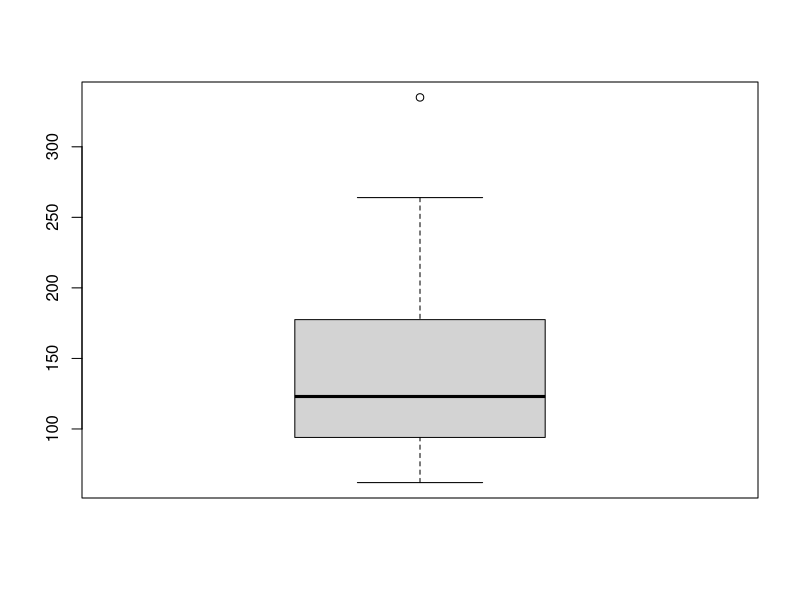
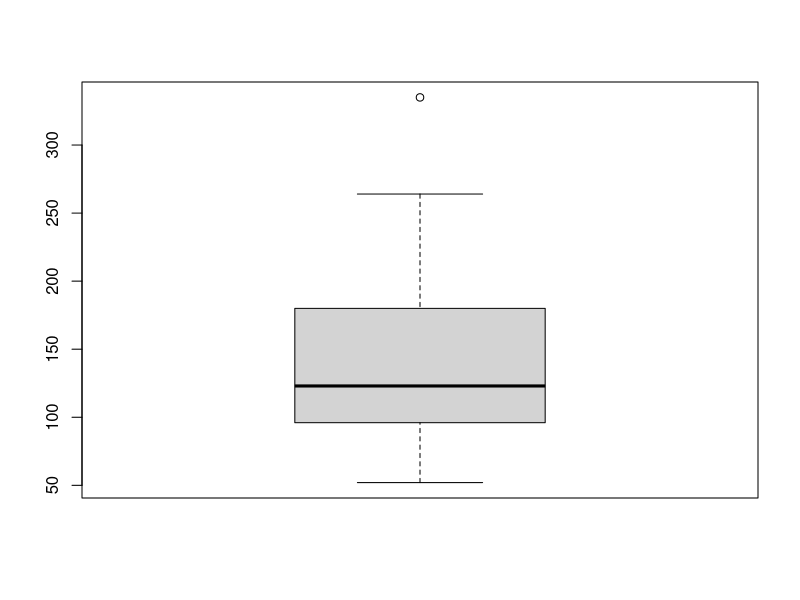
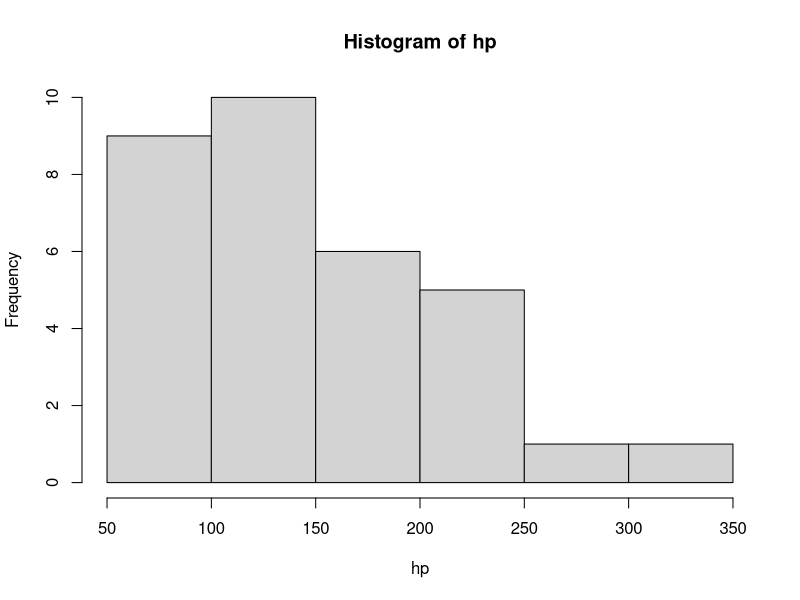
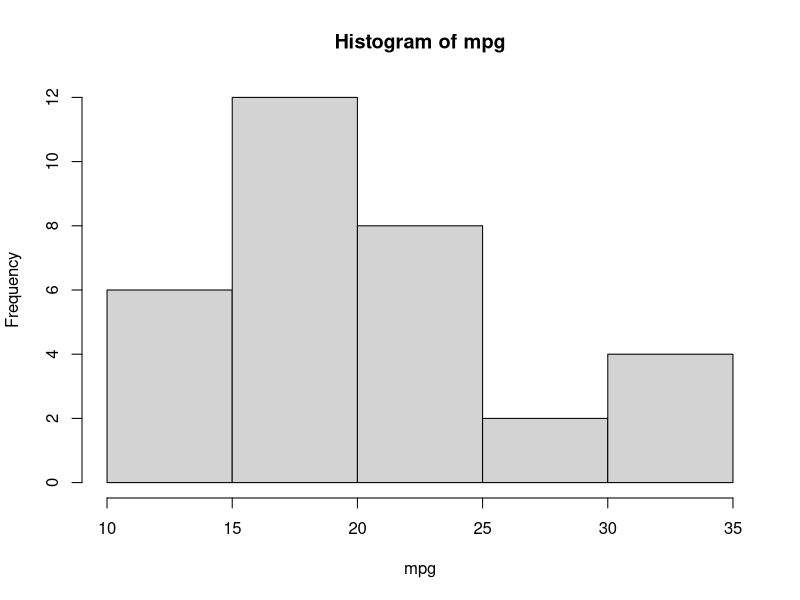
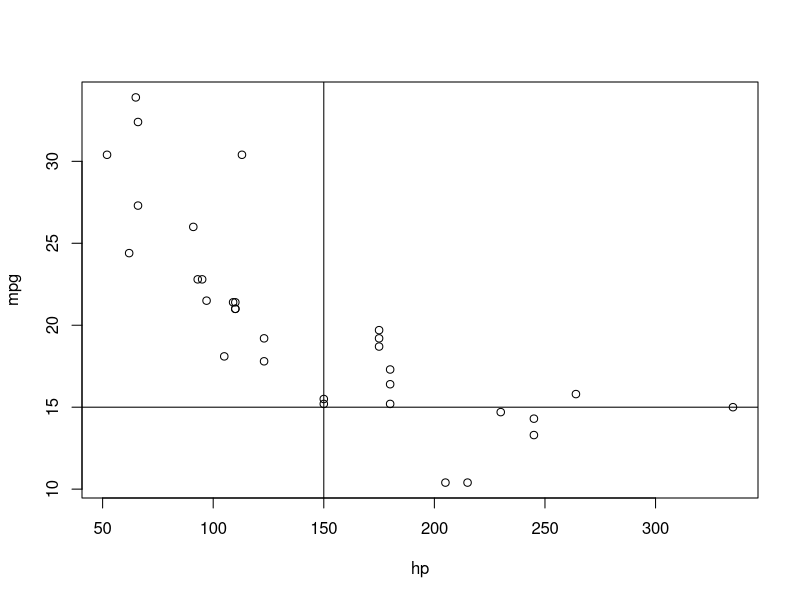

The R source for these figures, in order:
# ECO 266 R Test
# Covers Bootcamp, Chapters 1 & 2
# September 13th 2020

#Name: 


# class()
# lists: c(), rep(), seq(), length()
# math: sum(), cumsum(), sqrt(), round()
# stats: mean(), sd(), IQR(), median(), var(), quantile(), summary()
# plotting: plot(), hist(), boxplot(), barplot()



#==Basic Syntax======

# Question 1)
#A) Create a vector of the integers -3 to 10; assign it as my.integers
my.integers <- seq(-3,10)
my.integers <- c(-3,-2,-1,0,1,2,3,4,5,6,7,8,9,10)

#B) what is the class of this my.integers?
class(my.integers)

#C) transform my.integers into a character class; be sure to reassign it as my.integers
my.integers <- as.character(my.integers)


#D) double check the class to make sure it worked.
class(my.integers)

#E) re-transform my.integers into a numeric vector
my.integers <- as.integer(my.integers)
my.integers <- as.numeric(my.integers)

# what is the length, or number of elements, in my.integers?
length(my.integers)

# Question 2)
#A) Create another vector of numbers the same length as my.integers; assign it as my.numbers
my.numbers <- rnorm(14)
my.numbers <- c(1,2,3,4,5,6,7,8,9,10,11,12,13,14)

#B) Verify the length of my.numbers
length(my.numbers)

#C create a 2 column matrix using my.integers and my.numbers; assign it as my.matrix
my.matrix <- matrix(c(my.integers,my.numbers),ncol=2)

#D create a character vector of length 2 with the names of your two vectors of numbers; assign it as my.names
my.names <- c("my.integers","my.numbers")

#E) assign my.names as the column names of my.matrix
colnames(my.matrix) <- my.names

#F) what is the value in the 3rd row of the 1st column of my.matrix?
my.matrix[3,1]

#G) create a new vector that adds my.integers and my.numbers; assign it as my.sums
my.sums <- my.integers + my.numbers

#H) add my sums as a new column of my.matrix; be sure to assign it as my.matrix
my.matrix <- cbind(my.matrix,my.sums)


#===Arithmetic=== 

#Question 3) 
# A) What is the sum of my.integers?
sum(my.integers)
-3+-2+-1+0+1+2+3+4+5+6+7+8+9+10

# B) What is the cumulative sum of my.numbers
cumsum(my.numbers)

# C) what is the sum of my.sums divided by the sum of my.integers?
sum(my.sums)/sum(my.integers)


# D) what is the square route of 342?
sqrt(342)

# E) what is the square root of 456 rounded to 3 decimal places?
round(sqrt(456),digits = 3)


# F) what is 1576 divided by 321, rounded to 4 decimal places
round(1576/321,digits = 4)


# G) what is the natural logarithm of the product of 462 and 54, rounded to 2 decimal places 
round(log(462*54),digits = 2)

# H) The following arithmetic R syntax is incorrect and gives an error: 9*8+9(8+9)
#    correct the syntax so that it gives the correct answer of 225. Indicate what was missing as a comment
 9*8+9*(8+9) #missing a multiplication sign between the 9 and the (8+9)

#==== Sampling, Data, and Descriptive Statistics ======

#the following data represents the average miles per gallon and horse power of 32 1947 model cars
#Run these 2 lines of code to assign them as your data:

mpg <- mtcars$mpg
hp <- mtcars$hp

# Question 4
# A) calculate the mean mpg, assign it as mpg.mean; round to 2 decimal places
mpg.mean <- round(mean(mpg),2)

# A) take a sample of mpg with 20 observations, assign it as mpg.sample
mpg.sample <- sample(mpg, 20)

# B) calculate the average of mpg.sample and assign it as sample.mean; round to 2 decimal points
sample.mean <- round(mean(mpg.sample),2)


# C) calculate the standard deviation of mpg.sample and assign it as sample.sd; round to 2 decimal points
sample.sd <- round(sd(mpg.sample),2)

# D) assume that the observations in the mpg vector represent those of the entire population.
#    Calculate how many sample standard deviations away from the population mean is your sample mean?
#    HINT: the standard deviation value of an observation is equivalent to its Z-score, which is: 
#          (value 1 - value 2)/Standard deviation
(mpg.mean-sample.mean)/sample.sd


# Question 5)
# A) calculate the mean hp, assign it as hp.mean; round to 2 decimal places
hp.mean <- round(mean(hp),2)

# B) take a sample of mpg with 20 observations, assign it as mpg.sample
hp.sample <- sample(hp, 20)

# C) calculate the average of hp.sample and assign it as hp.sample.mean; round to 2 decimal points
hp.sample.mean <- round(mean(hp.sample),2)

# D) calculate the variance of hp.sample and assign it as sample.var
sample.var <- round(var(hp.sample),2)

# E) sample variance is defined as the sum of the squared deviations of a sample divided by (n-1), or the number of observations minus 1.
#    to verify if R calculated it correctly, we will calculate it by hand.
#    use hp.sample.mean to transform hp.sample into a vector of deviations and assign it as hp.devs, 
#    DO NOT ROUND
hp.devs <- hp.sample-hp.sample.mean

# F) square the hp.devs vector and take the sum. assign the result as devs.squared
devs.squared <- sum(hp.devs*hp.devs)
devs.squared <- sum(hp.devs^2)

# G) calculate the variance as devs.squared divided by n-1 
#    assign the result as sample.var.test, round to 2 decimal places
sample.var.test <- round(devs.squared/19,2)

# H) comment whether sample.var.test is equal to sample.var

# Question 6
# A) create a box and whisker plot of your horsepower sample
boxplot(hp.sample)

# B) what is the interquartile range of your horsepower sample?
IQR(hp.sample)

# C) Outliers are usually defined as observations that exceed the first or third quartile by 1.5 or 3 times the interquartile range
#    Using R code, get help from r studio to find out which argument helps you define outliers on a box plot, 
#    and comment what the argument is.
?boxplot #range


# D) Assume we define outliers using 1.5 times the interquartile range. calculate the lower and upper boundaries of the horsepower population
quantile(hp)
96.5-1.5*IQR(hp)
180+1.5*IQR(hp)

# D) create a boxplot of the horsepower population, and define outliers as 1.5 times the IQR. Comment the number of outliers produced.
boxplot(hp, range = 1.5) #one


#Question 6
# A) Create a histogram of hp. comment how many cars have engines with 150 to 250 horsepower
hist(hp) # 11


# B) Create a histogram of mpg. comment the range used by the highest bin
hist(mpg) #30 to 35

# c) comment the number of cars in the lowest and highest bins

#10

# D) A car enthusiast is interested in the relationship between an engine's horsepower and the miles per gallon a car gets
#    Create a scatterplot of this relationship
plot(hp,mpg)

# E) Comment if there appears to be a relationship between horsepower and miles per gallon and the nature of it if there is one

# there is a relationship and it appears to be inverse; higher mpg cars have lower horsepower engines

# F) run the two lines of code to help you find out how many cars have a horsepower above 150 but get more than 15 miles per gallon; comment your answer
abline(v = 150)
abline(h = 15)
#7 cars
